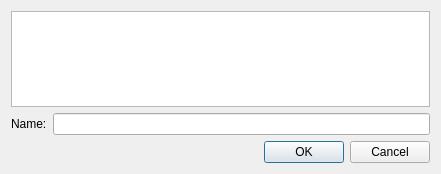
<?xml version="1.0" encoding="UTF-8"?>
<ui version="4.0">
 <class>FileManager</class>
 <widget class="QDialog" name="FileManager">
  <property name="geometry">
   <rect>
    <x>0</x>
    <y>0</y>
    <width>441</width>
    <height>174</height>
   </rect>
  </property>
  <property name="minimumSize">
   <size>
    <width>200</width>
    <height>100</height>
   </size>
  </property>
  <property name="windowTitle">
   <string>Backup</string>
  </property>
  <layout class="QVBoxLayout" name="verticalLayout">
   <item>
    <widget class="QTreeView" name="treeView">
     <property name="editTriggers">
      <set>QAbstractItemView::NoEditTriggers</set>
     </property>
    </widget>
   </item>
   <item>
    <layout class="QHBoxLayout" name="horizontalLayout">
     <item>
      <widget class="QLabel" name="label">
       <property name="text">
        <string>Name:</string>
       </property>
      </widget>
     </item>
     <item>
      <widget class="QLineEdit" name="lineEdit">
       <property name="inputMethodHints">
        <set>Qt::ImhLatinOnly</set>
       </property>
      </widget>
     </item>
    </layout>
   </item>
   <item>
    <widget class="QDialogButtonBox" name="buttonBox">
     <property name="standardButtons">
      <set>QDialogButtonBox::Cancel|QDialogButtonBox::Ok</set>
     </property>
    </widget>
   </item>
  </layout>
 </widget>
 <resources/>
 <connections>
  <connection>
   <sender>buttonBox</sender>
   <signal>accepted()</signal>
   <receiver>FileManager</receiver>
   <slot>accept()</slot>
   <hints>
    <hint type="sourcelabel">
     <x>256</x>
     <y>282</y>
    </hint>
    <hint type="destinationlabel">
     <x>211</x>
     <y>295</y>
    </hint>
   </hints>
  </connection>
  <connection>
   <sender>buttonBox</sender>
   <signal>rejected()</signal>
   <receiver>FileManager</receiver>
   <slot>reject()</slot>
   <hints>
    <hint type="sourcelabel">
     <x>361</x>
     <y>284</y>
    </hint>
    <hint type="destinationlabel">
     <x>378</x>
     <y>297</y>
    </hint>
   </hints>
  </connection>
 </connections>
</ui>
